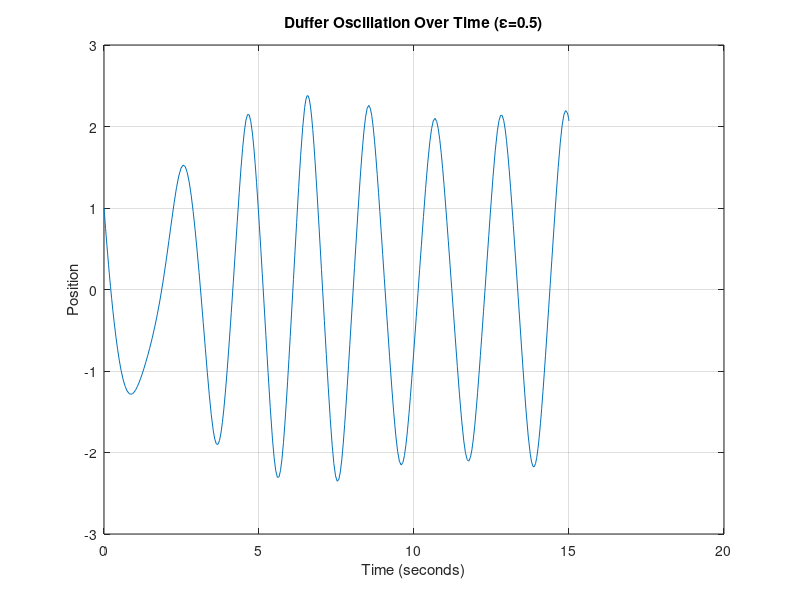
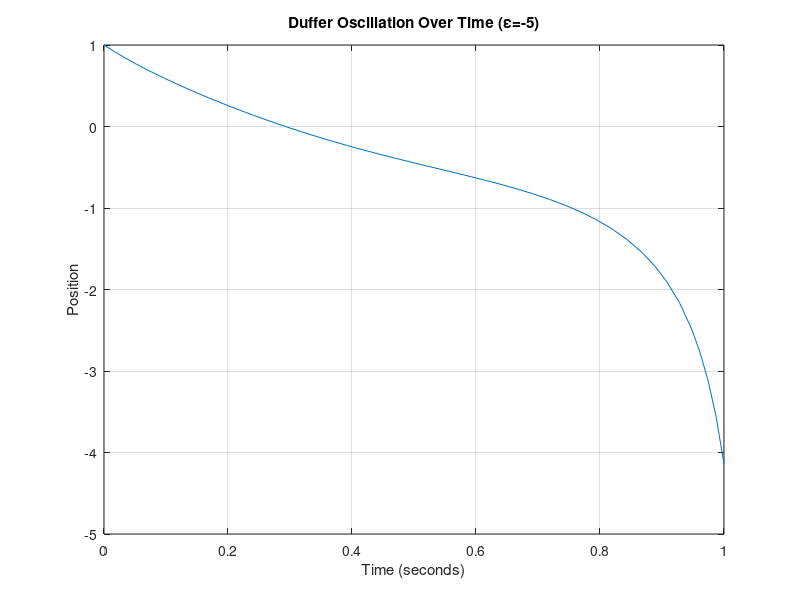

MATLAB code for these plots, in order:
% Tori Joshi
% MECH 412
% HW 7
% 31 March 2020

function mech412hw7part1()

%Clear out your workspace
close all;
clear all;
clc;

%Establish time span, experimentally determined.
%Due to the nature of this code, we start from 0 for both time scales, so I
%will put the ending times in this vector and call it to create the time
%scale.
%I know it's jank, and I'm sorry.
tspan = [15 1]; %in seconds

%Establish numerical values of Epsilon variables, given.
E = [0.5 -5];

for i = 1:numel(E)
    %Create a function handle that contains a vector for the equations for x.. and x.
    odefunc = @(t,x)[x(2); -0.5*x(2)-(4*x(1)*(1+E(i)*x(1)^2))+5*cos(3*t)];
    
    %Set a vector for the initial Conditions for the ODEs (given).
    X0 = [1 -5];
    
    %Use ode45 to solve the array of differential equations
    [t,X] = ode45(odefunc,[0 tspan(i)],X0);
    
    %Plot
    figure()
    plot(t,X(:,1))
    %Label everything correctly
    xlabel('Time (seconds)')
    ylabel('Position')
    title(strcat('Duffer Oscillation Over Time (\epsilon=',num2str(E(i)),')'))
    %Set grid
    grid on
    hold off
end
end